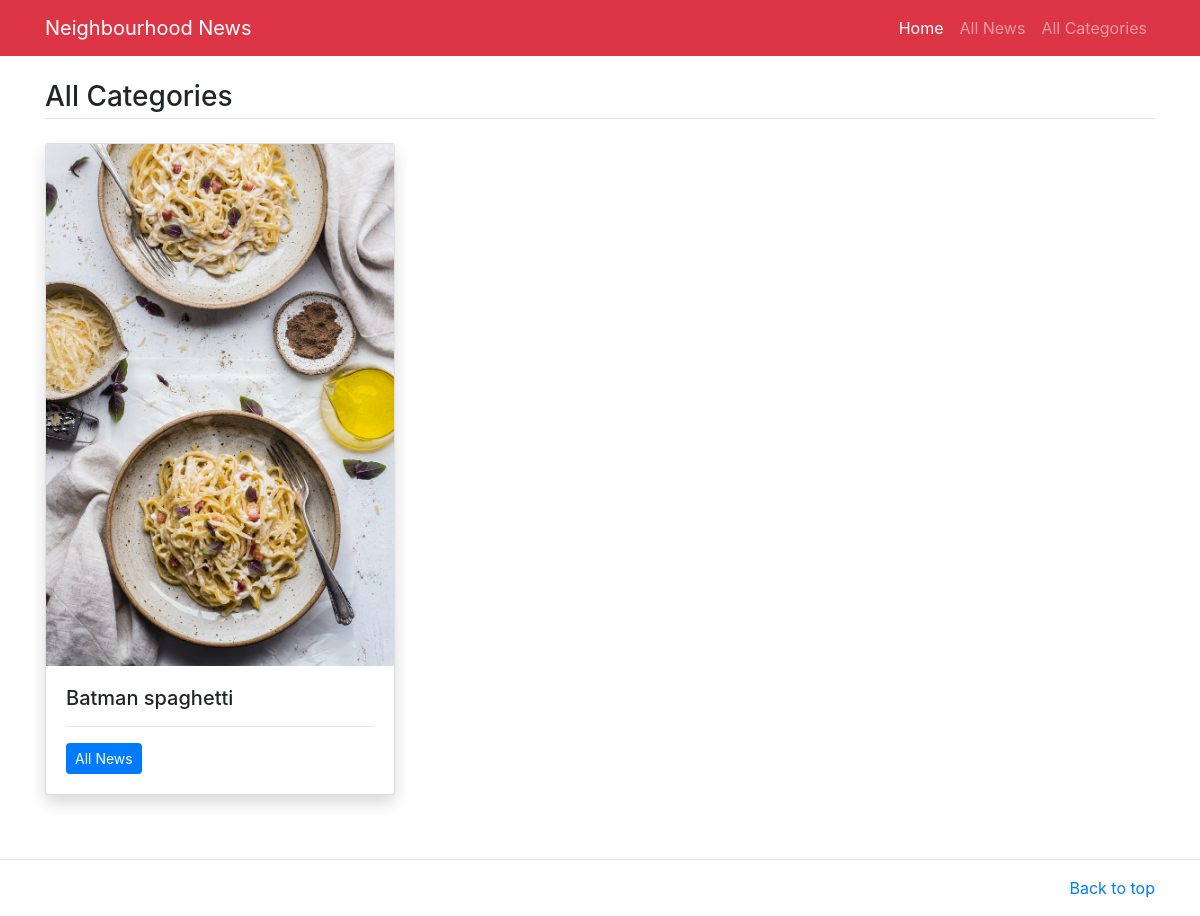
/all-category, run on an earlier commit of the app's database.
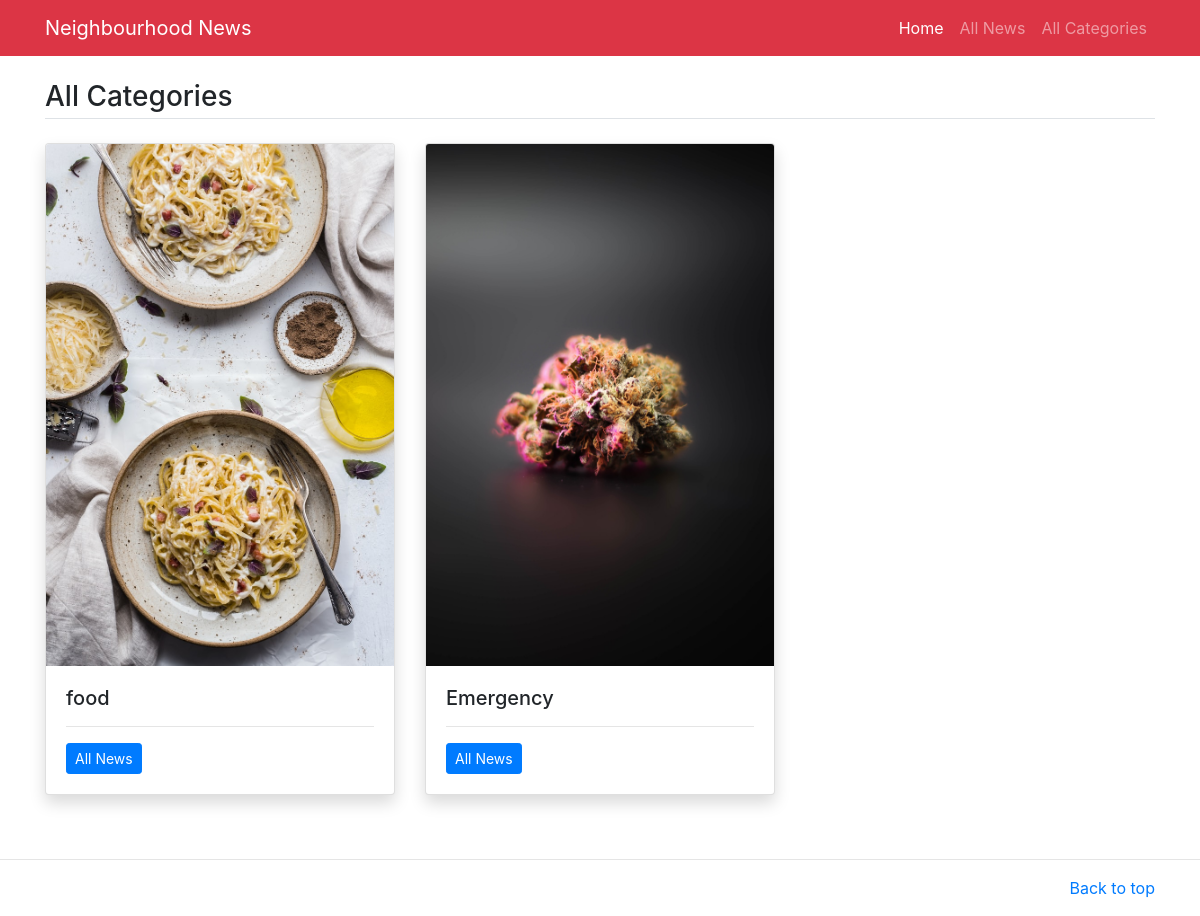
And on a later commit of the database.
### main/models.py (models this page shows, shortened)
class Category(models.Model):
    title=models.CharField(max_length=200)
    category_image=models.ImageField(upload_to='images/')
    class Meta:
        verbose_name_plural='Categories'

### main/views.py (the view)
# urls.py: path('all-category', views.all_category,name='all-category'),
def all_category(request):
    cats=Category.objects.all()
    return render(request,'category.html',{
        'cats':cats
    })

### main/templates/category.html
{% extends 'base.html' %}
{% block content %}
<main class="container mt-3 mb-5">
	<h3 class="border-bottom pb-1 my-4">All Categories</h3>
	<div class="row">
		{% for cat in cats %}
		<div class="col-md-4">
			<div class="card mb-3 shadow">
            <img src="/media/{{cat.category_image}}" class="card-img-top" alt="{{cat.title}}">
			  <div class="card-body">
			    <h5 class="card-title">{{cat.title}}</h5>
			    <hr/>
			    <p class="card-text"><a href="category/{{cat.id}}" class="btn btn-sm btn-primary">All News</a></p>
			  </div>
			</div>
		</div>
		{% endfor %}
	</div>
</main>
{% endblock %}

### main/templates/base.html (shortened to what this page needs)
{% load static %}
<!DOCTYPE html>
<html>
<head>
	<link rel="stylesheet" type="text/css" href="{% static 'vendor/leen/bootstrap.min.css' %}" />
</head>
<body>
	<nav class="navbar navbar-expand-lg navbar-dark bg-danger">
		<div class="container">
		  <a class="navbar-brand" href="/">Neighbourhood News</a>
		  <div class="collapse navbar-collapse" id="navbarNav">
		    <ul class="navbar-nav ml-auto">
		      <li class="nav-item active">
		        <a class="nav-link" href="/">Home</a>
		      </li>
		      <li class="nav-item">
		        <a class="nav-link" href="{% url 'all_news' %}">All News</a>
		      </li>
		      <li class="nav-item">
		        <a class="nav-link" href="{% url 'all-category' %}">All Categories</a>
		      </li>
		    </ul>
		  </div>
	  	</div>
    </nav>
    {% block content %}
    {% endblock %}
<hr/>
<footer class="text-muted">
  <div class="container">
    <p class="float-right">
      <a href="#">Back to top</a>
    </p>
  </div>
</footer>
</body>
</html>

What changed in the data, as far as the page shows it:
removed Category: category_image (picture), title "Batman spaghetti"
added Category: category_image (picture), title "food"
added Category: category_image (picture), title "Emergency"
